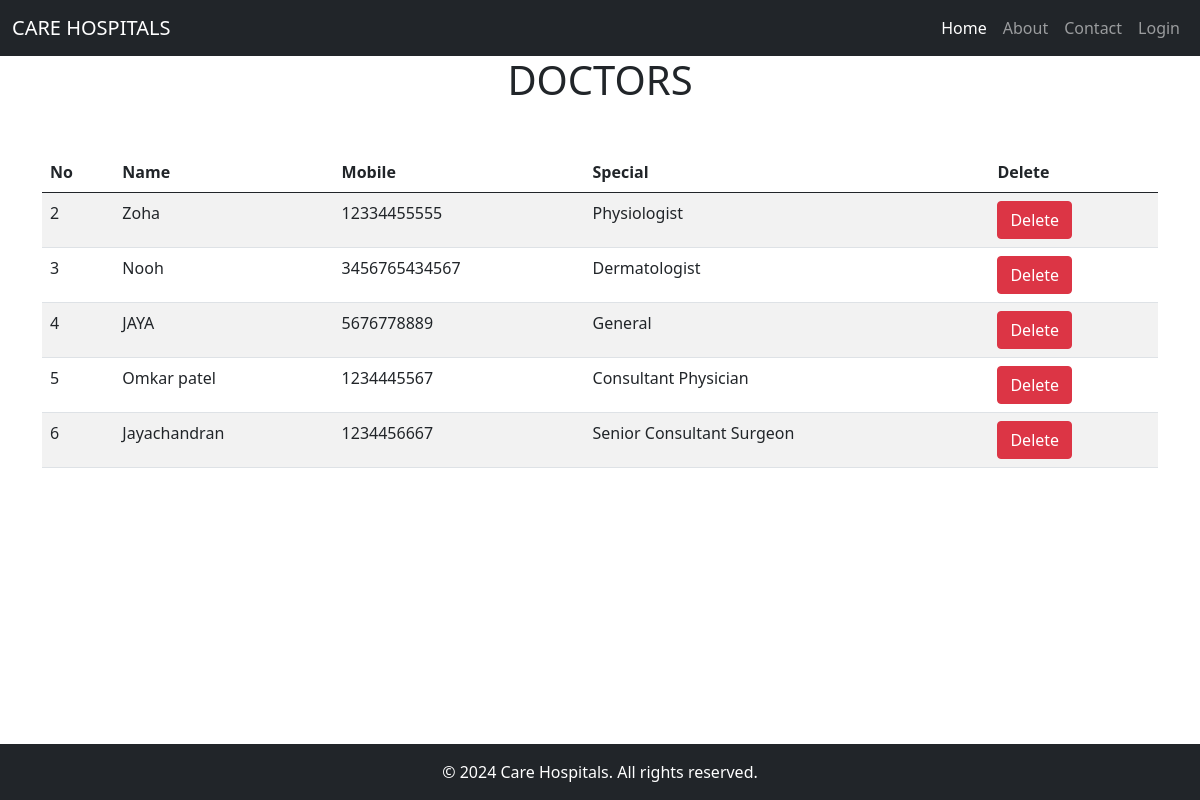
/view_doctor/, run on the app's committed database.
### hospital/models.py (models this page shows, shortened)
class Doctors(models.Model):
    name=models.CharField(max_length=100)
    mobile=models.IntegerField(max_length=10)
    special=models.CharField(max_length=50)

### hospital/views.py (the view)
# urls.py: path('view_doctor/',View_doctor,name='view_doctor'),
def View_doctor(request):
    doctor=Doctors.objects.all()
    d={"d":doctor}
    return render(request,"view_doctor.html",d)

### hospital/templates/view_doctor.html
{%extends 'base.html'%}
{%block content%}
{% include 'navbar.html'%}
<h1 class="text-center">DOCTORS</h1>
<div class="container mt-5 display" >
    <table class="table table-striped" id="example">
        <thead>
            <tr>
                <th>No</th>
                <th>Name</th>
                <th>Mobile</th>
                <th>Special</th>
                <th>Delete</th>
            </tr>
        </thead>
        <tbody>
            {% for i in d%}
            <tr>
                <td>{{i.id}}</td>
                <td>{{i.name}}</td>
                <td>{{i.mobile}}</td>
                <td>{{i.special}}</td>
                <td><a class="btn btn-danger" onclick="return confirm('Are you sure want to delete?')" href="{% url 'delete_doctor' i.id%}">Delete</a></td>
            </tr>
            {%endfor%}
        </tbody>
    </table>
</div>
{%include 'footer.html'%}
{%endblock content%}

### data on the page
Doctors: id "2", name "Zoha", mobile "12334455555", special "Physiologist"
Doctors: id "3", name "Nooh", mobile "3456765434567", special "Dermatologist"
Doctors: id "4", name "JAYA", mobile "5676778889", special "General"
Doctors: id "5", name "Omkar patel", mobile "1234445567", special "Consultant Physician"
Doctors: id "6", name "Jayachandran", mobile "1234456667", special "Senior Consultant Surgeon"
